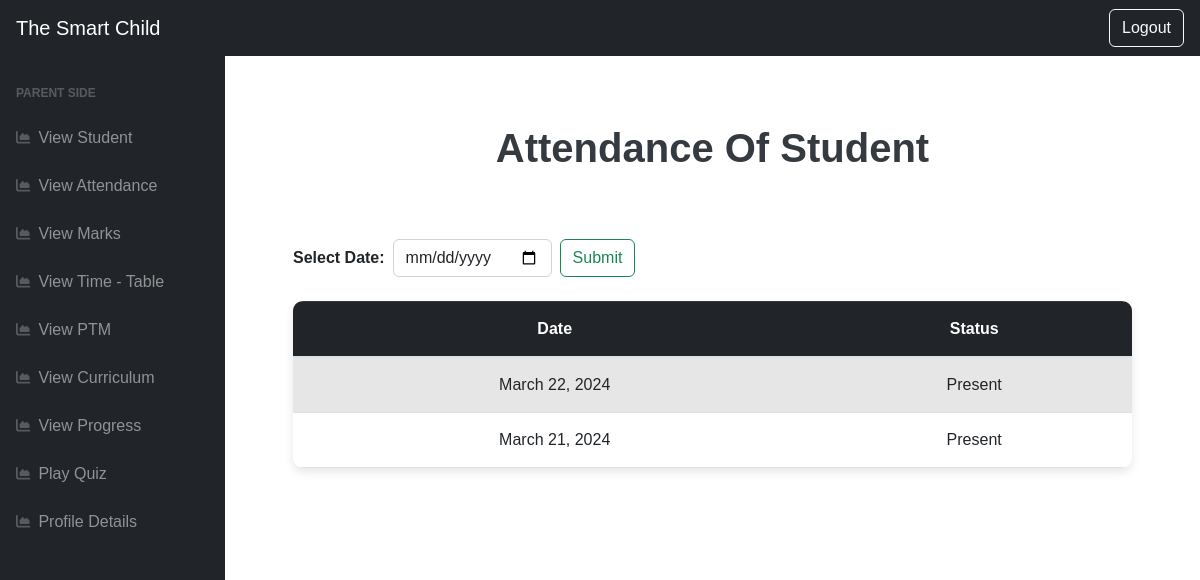
Page /parent_view_attendance/ (signed in) on the committed database.
### school/models.py (models this page shows, shortened)
class Attendance(models.Model):
    ch=[('Present','Present'),('Absent','Absent')]
    stu_rollno=models.ForeignKey('Student',on_delete=models.CASCADE,default=1)
    status=models.CharField(max_length=20,choices=ch,default='Absent')
    date_of_attd=models.DateField(default=date.today)

### school/views.py (the view)
# urls.py: path('parent_view_attendance/', parent_view_attendance,name='parent_view_attendance'),
@login_required(login_url='/login_page')
@user_passes_test(is_parent)
def parent_view_attendance(request):
    students = Student.objects.filter(parent__p_user__parent_user=request.user)
    attendance=Attendance.objects.filter(stu_rollno__in=students)
    paginator = Paginator(attendance, 25)
    page_number = request.GET.get("page")
    page_obj = paginator.get_page(page_number)
    if request.method=='POST':
        date=request.POST.get('date')
        attendance=attendance.filter(
            Q(date_of_attd__icontains=date)
        )
        return render(request,'parent_view_attendance.html',{'attendance':attendance})
    return render(request,'parent_view_attendance.html',{'attendance':page_obj})

### school/views.py (called while the page is built)
def is_parent(user):
    return user.groups.filter(name='parent').exists()

### templates/parent_view_attendance.html (shortened to what this page needs)
<!DOCTYPE html>
<html lang="en">
<head>
    <link rel="stylesheet" href="https://cdn.jsdelivr.net/npm/bootstrap@4.0.0/dist/css/bootstrap.min.css">
</head>
<body class="sb-nav-fixed" style="font-family: Arial, sans-serif;">
    <nav class="sb-topnav navbar navbar-expand navbar-dark" style="background-color: #343a40;">
        <a class="navbar-brand ps-3" href="#" style="color: #ffffff !important; font-weight: bold; font-size: 1.5rem; transition: all 0.3s ease;">The Smart Child</a>
        <button class="btn btn-link btn-sm order-1 order-lg-0 me-4 me-lg-0" id="sidebarToggle" style="color: #ffffff;"></button>
    </nav>
    {% include "parent_sidebar.html" %}
    <div id="layoutSidenav_content">
        <main>
            <div class="container" style="padding: 20px; background-color: #ffffff;">
                <div class="p-5" style="text-align: center;">
                    <h1 style="color: #343a40; font-weight: bold; margin-bottom: 30px; font-size: 2.5rem;">Attendance Of Student</h1>
                    <form method="post" class="form-inline" style="margin-top: 8%">
                      <label for="date" class="mr-2" style="font-weight: bold; font-size: medium;">Select Date:</label>
                       <br>
                       <input type="date" name="date" class="form-control mr-2">
                      <button type="submit" class="btn btn-outline-success">Submit</button>
                  </form>
                    <table class="table table-striped mt-4" style="border-radius: 10px; overflow: hidden; box-shadow: 0px 4px 10px rgba(0, 0, 0, 0.1);">
                        <thead class="table-dark">
                            <tr>
                                <th style="padding: 15px;">Date</th>
                                <th style="padding: 15px;">Status</th>
                            </tr>
                        </thead>
                        <tbody>
                            {% for i in attendance %}
                            <tr>
                                <td style="padding: 15px;">{{ i.date_of_attd }}</td>
                                <td style="padding: 15px;">{{ i.status }}</td>
                            </tr>
                            {% endfor %}
                        </tbody>
                    </table>
                </div>
            </div>
        </main>
    </div>
</body>
</html>

### rows in the picture
Attendance: date_of_attd "March 22, 2024", status "Present"
Attendance: date_of_attd "March 21, 2024", status "Present"
